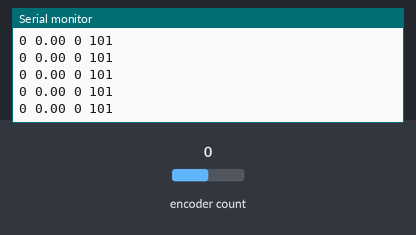
The sketch below on a simulated Arduino Uno, built with avr-gcc and run on an emulated ATmega328P. Shown: the last lines printed to the serial monitor. The inputs (shaded band) are chosen by the test bench; at power-on: encoder count 0.

Above: at 1.2 s.
1.3 s: encoder count set to 1
At 1.32 s:
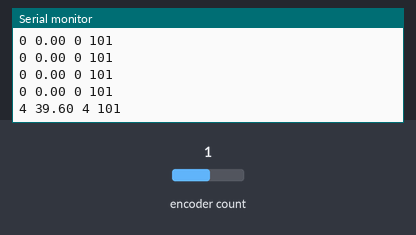
2.8 s: encoder count set to 2
At 2.83 s:
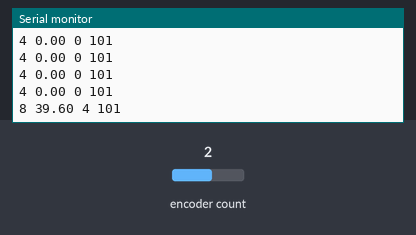
Timing chart, 0 to 5.8 s (numbered marks = the images above; inputs shaded):
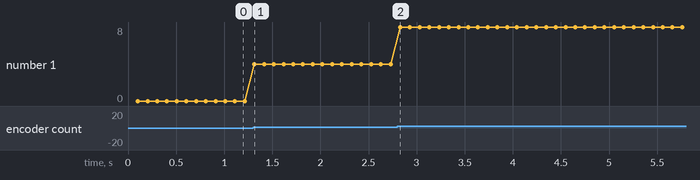

Measured:
- after the input at 1.3 s, the serial monitor: prints a new line at once (image 1)
- after the input at 2.8 s, the serial monitor: prints a new line at once (image 2)
- plotted number 1: 0 → 4 after the input at 1.3 s, 4 → 8 after the input at 2.8 s

The sketch:

encoders.ino
```cpp
#include <Encoder.h>

// Define the pins for the encoder
const int encoderPinA = 2;
const int encoderPinB = 4;

// Create an encoder object
Encoder myEncoder(encoderPinA, encoderPinB);

// Variables to store encoder position and velocity

long last_x = 0, this_x = 0, dx;
long last_t=0, this_t=0, dt;
float velocity;

void setup() {
  // Start the serial communication
  Serial.begin(9600);
  Serial.println("Encoder Test:");
  last_t = millis();
}

void loop() {
  // Read the current position of the encoder
  this_x = myEncoder.read();
  this_t = millis();

  dx = this_x - last_x;
  dt = this_t - last_t;


  // Calculate velocity (change in position over change in time)
  if (dt > 100) {
    velocity =  (float)dx / ( (float)dt/1000.0);
    last_x = this_x;
    last_t = this_t;

    Serial.print(this_x);
    Serial.print(" ");
    Serial.print(velocity);
    Serial.print(" ");
    Serial.print(dx);
    Serial.print(" ");
    Serial.println(dt);

  }


}
```
